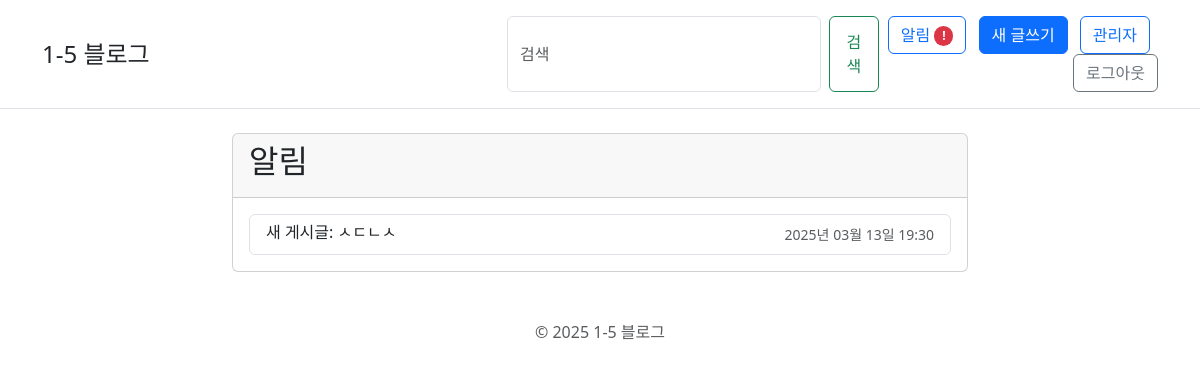
Before: /notifications/ (signed in) with the older database file.
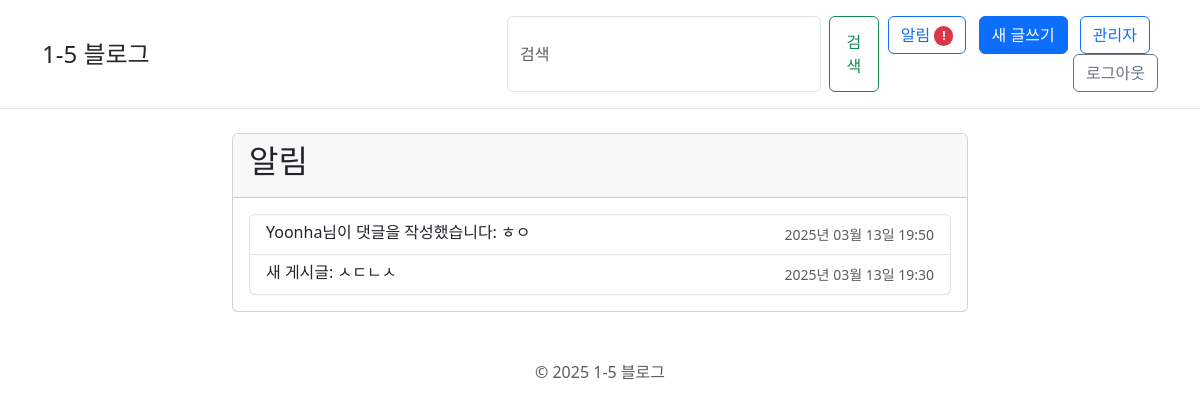
After: the same page with the newer database file.
### blog/models.py (models this page shows, shortened)
class Notification(models.Model):
    user = models.ForeignKey(settings.AUTH_USER_MODEL, on_delete=models.CASCADE, related_name='notifications', verbose_name='사용자')
    message = models.CharField(max_length=255, verbose_name='메시지')
    related_post = models.ForeignKey(Post, on_delete=models.CASCADE, null=True, blank=True, verbose_name='관련 게시글')
    is_read = models.BooleanField(default=False, verbose_name='읽음 여부')
    created_date = models.DateTimeField(default=timezone.now, verbose_name='생성일')
    class Meta:
        ordering = ['-created_date']
        verbose_name = '알림'
        verbose_name_plural = '알림'

### blog/views.py (the view)
# urls.py: path('notifications/', views.notifications, name='notifications'),
@login_required
def notifications(request):
    notifications = Notification.objects.filter(user=request.user)
    unread_count = notifications.filter(is_read=False).count()
    return render(request, 'blog/notifications.html', {
        'notifications': notifications,
        'unread_count': unread_count
    })

### templates/blog/notifications.html (shortened to what this page needs)
{% extends 'base.html' %}
{% block content %}
<div class="col-md-8 offset-md-2">
    <div class="card">
        <div class="card-header d-flex justify-content-between align-items-center">
            <h2>알림</h2>
        </div>
        <div class="card-body">
            {% if notifications %}
                <div class="list-group">
                    {% for notification in notifications %}
                        <a href="{% url 'mark_notification_read' pk=notification.pk %}"
                           class="list-group-item list-group-item-action {% if not notification.is_read %}list-group-item-warning{% endif %}">
                            <div class="d-flex justify-content-between align-items-center">
                                <h6 class="mb-1">{{ notification.message }}</h6>
                                <small class="text-muted">{{ notification.created_date|date:"Y년 m월 d일 H:i" }}</small>
                            </div>
                        </a>
                    {% endfor %}
                </div>
            {% else %}
                <p class="text-center">알림이 없습니다.</p>
            {% endif %}
        </div>
    </div>
</div>
{% endblock %}

Changed rows visible on the page:
added Notification: message "Yoonha님이 댓글을 작성했습니다: ㅎㅇ", created_date "2025년 03월 13일 19:50"
